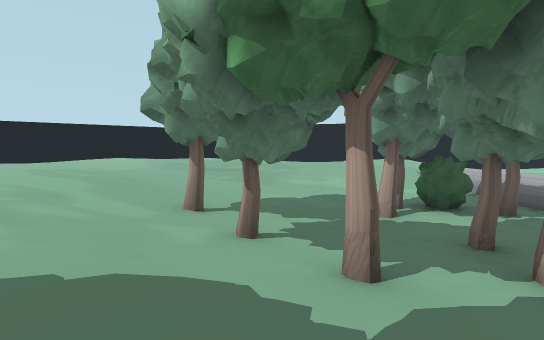
[1] (above)

16 first-person views from a walk through a scene from a Unity 3-D project. The camera is 1.4 m above the floor, tilts 4° down and sees 85° across. The floor is counted in squares, 2 m on a side. Each view is taken from the middle of a square. On the plan, view 1 faces up. The plan holds only what a view shows up to about 10 squares ahead; the rest is blank. The place goes on beyond the plan. The player is left out. Some animated figures are left out.

[2]
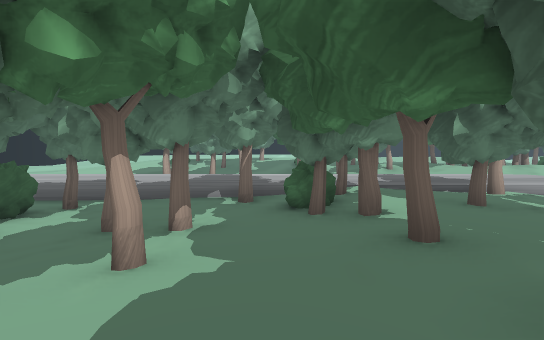

[3]
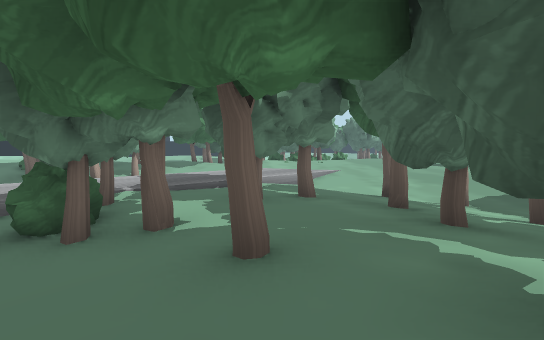

[4]
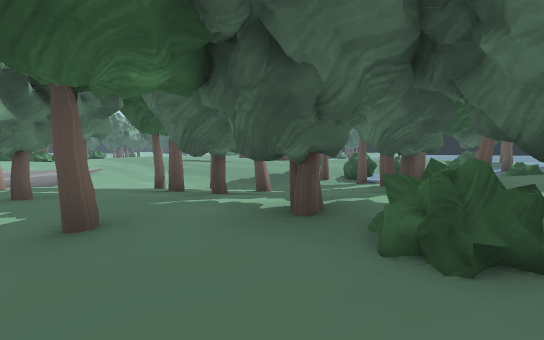

[5]
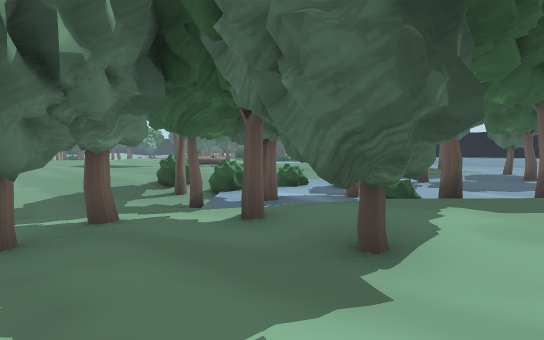

[6]
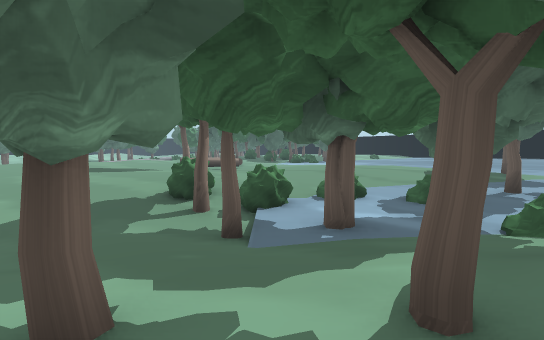

[7]
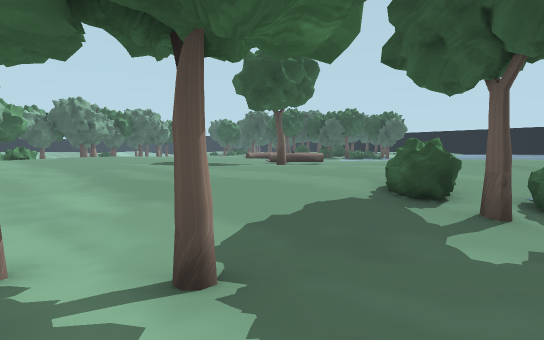

[8]
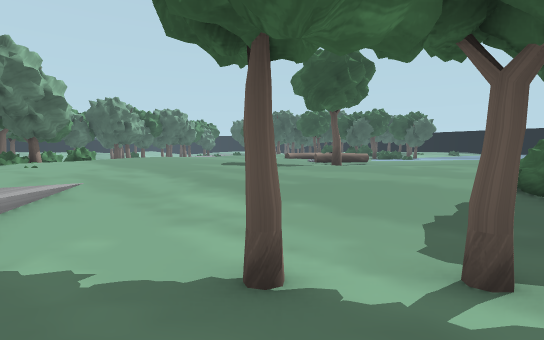

[9]
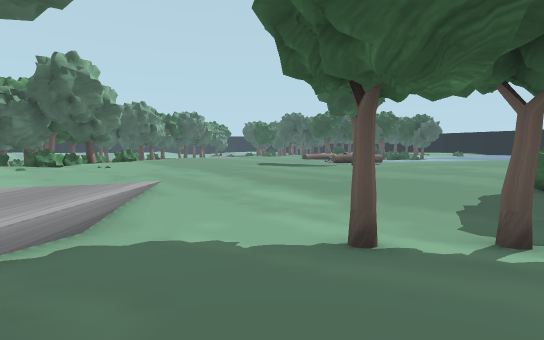

[10]
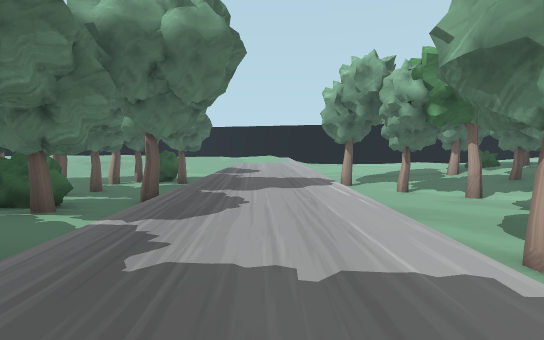

[11]
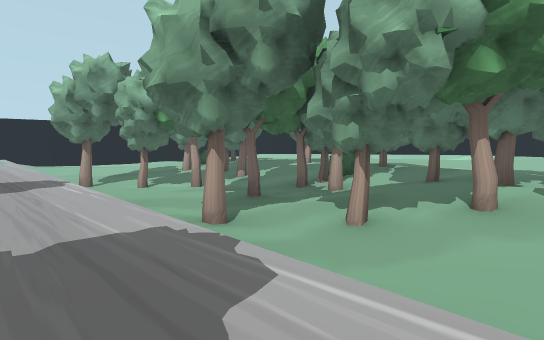

[12]
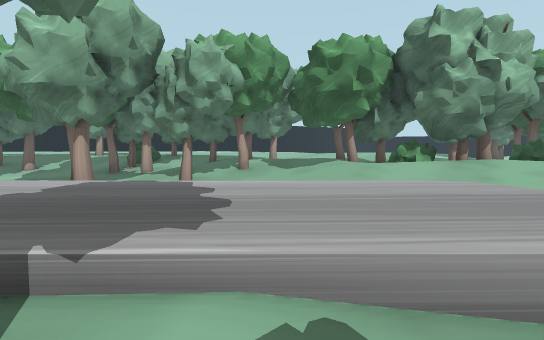

[13]
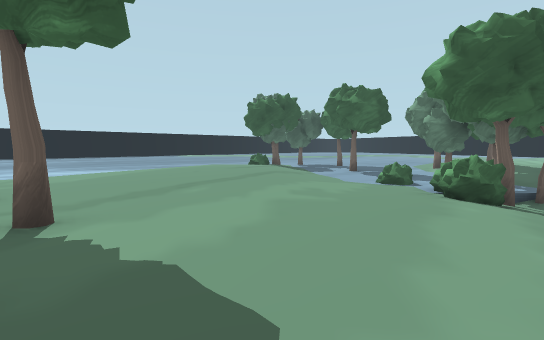

[14]
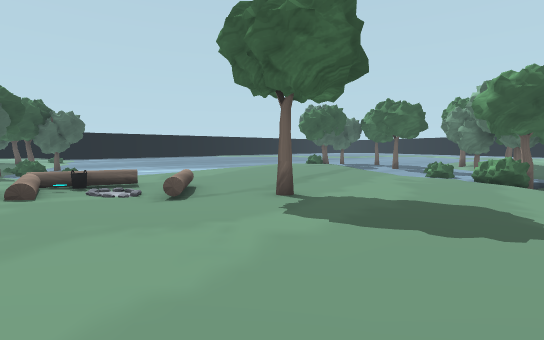

[15]
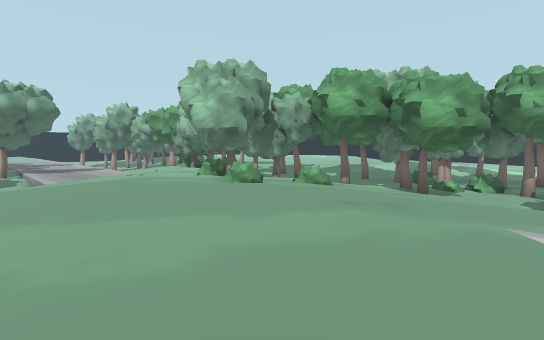

[16]
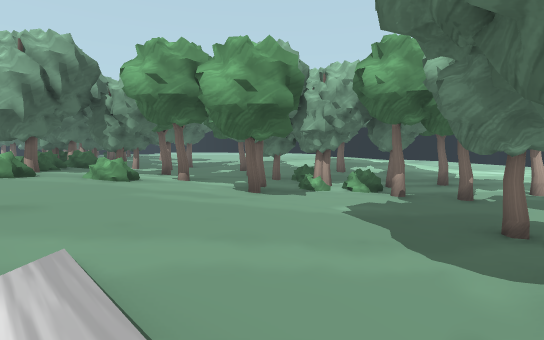

### Floor plan
Key: @ floor where view 1 was taken; # wall or solid block; x gap in a wall; . main floor; : floor 0.25 m higher than the main floor; - floor 0.25 m lower than the main floor; + floor 0.5 m higher than the main floor; _ floor 0.5 m lower than the main floor; < floor 0.75 m lower than the main floor; / step, stairs or slope; = window, fence, low wall or low ledge; ^ raised ledge; O other object.
Columns run from 8 left of view 1 to 20 right of it. Each row starts with its distance up from view 1.
 10 +::.--___-- --
  9 ++::.-________...
  8  ++::-__<<<<__...
  7   ++:.-_<<<<<<...
  6   +++.-_<<<##<...<<_-##+
  5    ++:-#_<#<#=...#<_-.:#
  4     +:.-_<<#<<...<<__-:
  3      +:-#_<<<<...<#<_#:
  2       :.-____#...__#<-.
  1       /:.--___...____-.
  0    + #=#@.###-...__#_//
 -1   :++++#:::......____###++
 -2  +##+#::#:##.-...#_---:#++:
 -3 +++#:#....#..-...__#.#:+ ::
 -4 +++::..#-----#...__#:#++
 -5  x..---______-...--.:::#
 -6 -#-#-#__<<#<<_...::::
 -7 -----_____<<<_...::#+#
 -8 -====x#---___-...:##
 -9  -/=......---..::+#
-10 ---...:::.....:+:+/ #
-11 .::.:::::::::::++== .
-12 +++::::::::::++++#:#.-
-13 +++::::::::::++++#:.---
-14  ++:::...:::++++=:/.#---
-15  +:::...#.::+++++:=.-###
-16  :::......::+++++:..#_/#__
-17  ::...^^^.::++++::.-__/=<<_
-18   :....-:.::+:+::..-__<#<<#_
-19    ...^..=: ++::.--__<<<<<<<_
-20       ^O=:      .-__<<<<<<<<<
-21        =        . __<<<<<<

Where each view was taken, in squares from view 1:
view 1: 0 up, 0 right, facing up
view 2: 1 up, 2 left, facing right
view 3: 1 up, 1 left, facing down-right
view 4: 2 up, 1 left, facing down
view 5: 0 up, 5 left, facing down
view 6: 2 down, 4 left, facing down
view 7: 4 down, 0 right, facing down
view 8: 4 down, 2 right, facing down
view 9: 3 down, 3 right, facing down
view 10: 4 down, 7 right, facing up
view 11: 5 down, 7 right, facing up-right
view 12: 5 down, 4 right, facing right
view 13: 12 down, 3 right, facing left
view 14: 15 down, 6 right, facing left
view 15: 19 down, 4 right, facing up-right
view 16: 21 down, 8 right, facing up-right
